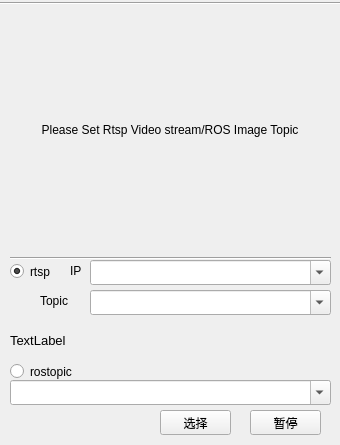
<?xml version="1.0" encoding="UTF-8"?>
<ui version="4.0">
 <class>rtsp_single_widget</class>
 <widget class="QWidget" name="rtsp_single_widget">
  <property name="geometry">
   <rect>
    <x>0</x>
    <y>0</y>
    <width>340</width>
    <height>445</height>
   </rect>
  </property>
  <property name="minimumSize">
   <size>
    <width>340</width>
    <height>445</height>
   </size>
  </property>
  <property name="maximumSize">
   <size>
    <width>340</width>
    <height>500</height>
   </size>
  </property>
  <property name="windowTitle">
   <string>Form</string>
  </property>
  <widget class="Line" name="line_up">
   <property name="geometry">
    <rect>
     <x>0</x>
     <y>-5</y>
     <width>711</width>
     <height>16</height>
    </rect>
   </property>
   <property name="orientation">
    <enum>Qt::Horizontal</enum>
   </property>
  </widget>
  <widget class="QLabel" name="camera_image_label">
   <property name="geometry">
    <rect>
     <x>10</x>
     <y>10</y>
     <width>320</width>
     <height>240</height>
    </rect>
   </property>
   <property name="text">
    <string>Please Set Rtsp Video stream/ROS Image Topic</string>
   </property>
   <property name="alignment">
    <set>Qt::AlignCenter</set>
   </property>
   <property name="wordWrap">
    <bool>true</bool>
   </property>
  </widget>
  <widget class="QRadioButton" name="radioButton_rtsp">
   <property name="geometry">
    <rect>
     <x>10</x>
     <y>260</y>
     <width>61</width>
     <height>23</height>
    </rect>
   </property>
   <property name="text">
    <string>rtsp</string>
   </property>
   <property name="checked">
    <bool>true</bool>
   </property>
  </widget>
  <widget class="QRadioButton" name="radioButton_rostopic">
   <property name="geometry">
    <rect>
     <x>10</x>
     <y>360</y>
     <width>81</width>
     <height>23</height>
    </rect>
   </property>
   <property name="text">
    <string>rostopic</string>
   </property>
  </widget>
  <widget class="Line" name="line_bottom">
   <property name="geometry">
    <rect>
     <x>10</x>
     <y>250</y>
     <width>321</width>
     <height>16</height>
    </rect>
   </property>
   <property name="orientation">
    <enum>Qt::Horizontal</enum>
   </property>
  </widget>
  <widget class="QComboBox" name="comboBox_ip">
   <property name="geometry">
    <rect>
     <x>90</x>
     <y>260</y>
     <width>241</width>
     <height>25</height>
    </rect>
   </property>
   <property name="editable">
    <bool>true</bool>
   </property>
  </widget>
  <widget class="QComboBox" name="comboBox_topic">
   <property name="geometry">
    <rect>
     <x>90</x>
     <y>290</y>
     <width>241</width>
     <height>25</height>
    </rect>
   </property>
   <property name="editable">
    <bool>true</bool>
   </property>
  </widget>
  <widget class="QLabel" name="label_ip">
   <property name="geometry">
    <rect>
     <x>70</x>
     <y>260</y>
     <width>21</width>
     <height>21</height>
    </rect>
   </property>
   <property name="text">
    <string>IP</string>
   </property>
  </widget>
  <widget class="QLabel" name="label_topic">
   <property name="geometry">
    <rect>
     <x>40</x>
     <y>290</y>
     <width>41</width>
     <height>21</height>
    </rect>
   </property>
   <property name="text">
    <string>Topic</string>
   </property>
  </widget>
  <widget class="QPushButton" name="pushButton_start">
   <property name="geometry">
    <rect>
     <x>160</x>
     <y>410</y>
     <width>71</width>
     <height>25</height>
    </rect>
   </property>
   <property name="text">
    <string>选择</string>
   </property>
  </widget>
  <widget class="QPushButton" name="pushButton_pause">
   <property name="geometry">
    <rect>
     <x>250</x>
     <y>410</y>
     <width>71</width>
     <height>25</height>
    </rect>
   </property>
   <property name="text">
    <string>暂停</string>
   </property>
  </widget>
  <widget class="QComboBox" name="comboBox_rostopic">
   <property name="geometry">
    <rect>
     <x>10</x>
     <y>380</y>
     <width>321</width>
     <height>25</height>
    </rect>
   </property>
   <property name="editable">
    <bool>true</bool>
   </property>
  </widget>
  <widget class="QLabel" name="label_rtsp_final">
   <property name="geometry">
    <rect>
     <x>10</x>
     <y>320</y>
     <width>321</width>
     <height>41</height>
    </rect>
   </property>
   <property name="font">
    <font>
     <pointsize>10</pointsize>
    </font>
   </property>
   <property name="text">
    <string>TextLabel</string>
   </property>
   <property name="wordWrap">
    <bool>true</bool>
   </property>
  </widget>
 </widget>
 <resources/>
 <connections/>
</ui>
